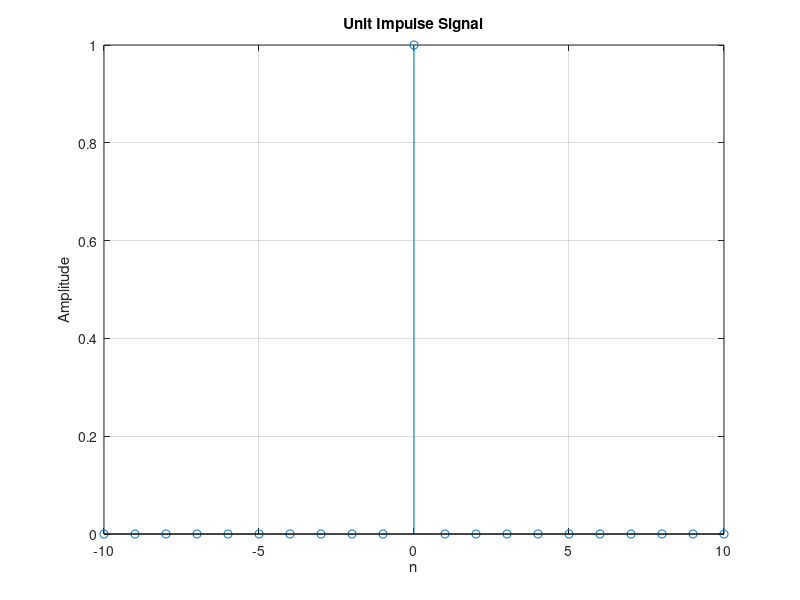
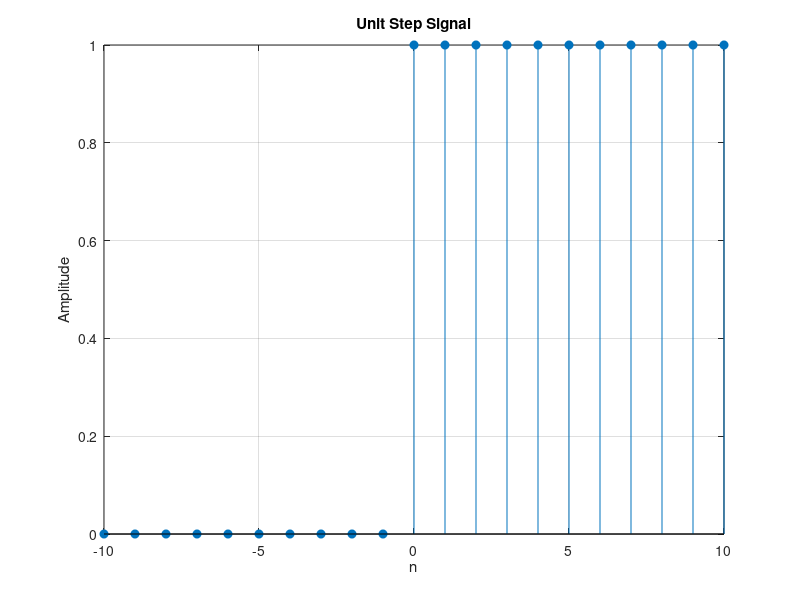
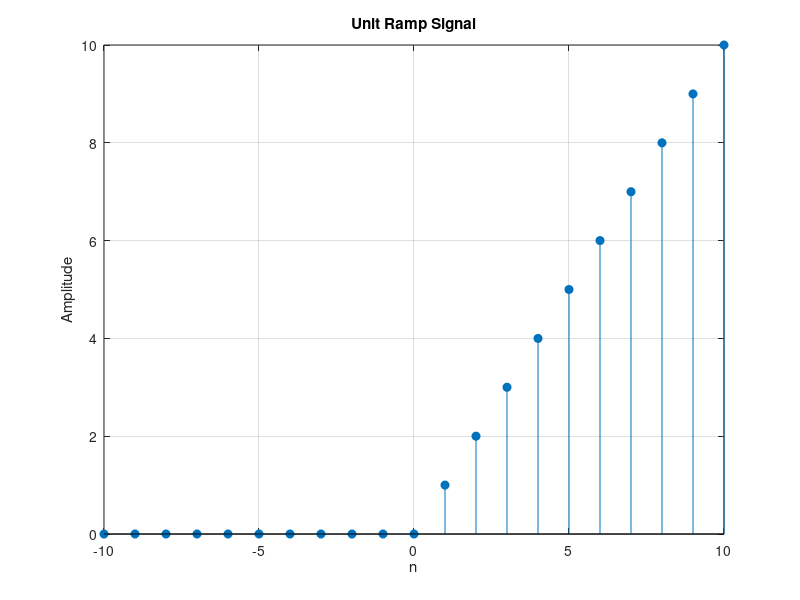
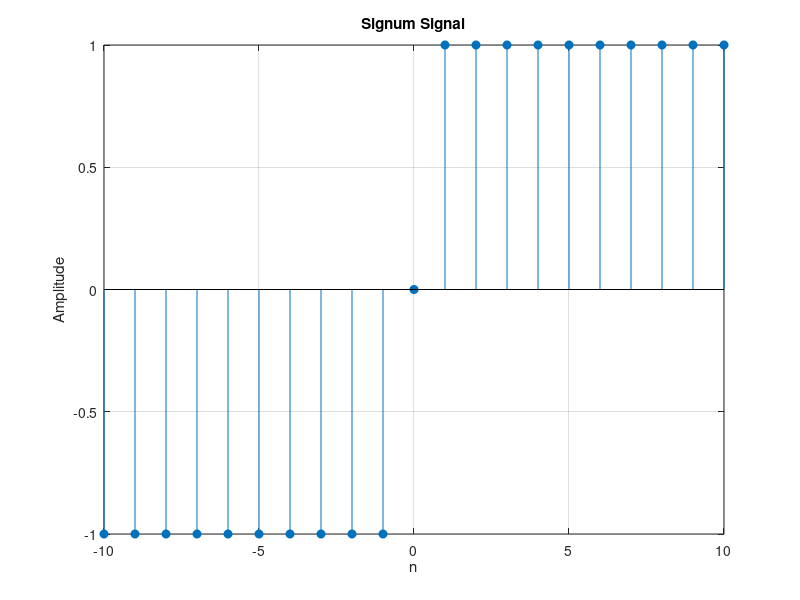

These figures' MATLAB source, in order:
clc;
clear;
close all;

n = -10:10;

y1 = (n == 0);


y2 = (n >= 0);


y3 = n .* (n >= 0);


y4 = sign(n);


figure;
stem(n, y1);
xlabel('n');
ylabel('Amplitude');
title('Unit Impulse Signal');
grid on;


figure;
stem(n, y2, 'filled');
xlabel('n');
ylabel('Amplitude');
title('Unit Step Signal');
grid on;


figure;
stem(n, y3, 'filled');
xlabel('n');
ylabel('Amplitude');
title('Unit Ramp Signal');
grid on;


figure;
stem(n, y4, 'filled');
xlabel('n');
ylabel('Amplitude');
title('Signum Signal');
grid on;

%Time Shifting

t = -5:0.01:5;
y5 = sin(2*pi*t-3*pi/2);

figure;
plot(t, y5);
xlabel('Time');
ylabel('Amplitude');
title('Continuous Time Sine Signal dilay with 3/2*pi');
grid on;



n = -10:10;
y6 = (n >= 0);

y6 = ((n-3) >= 0);

figure;
stem(n, y6 );
title('Delayed Signal by 3');
grid on;

% time reversal

y7 = ((-n) >= 0);

figure;
stem(n, y7);
xlabel('n');
ylabel('Amplitude');
title('Time Reversed of unit step signal');
grid on;

%time scaling
figure;
y8= 3*n.*(3*n>=0);
stem(n, y8);
xlabel('n');
ylabel('Amplitude');
title('Time Scaled Signal');
grid on;
